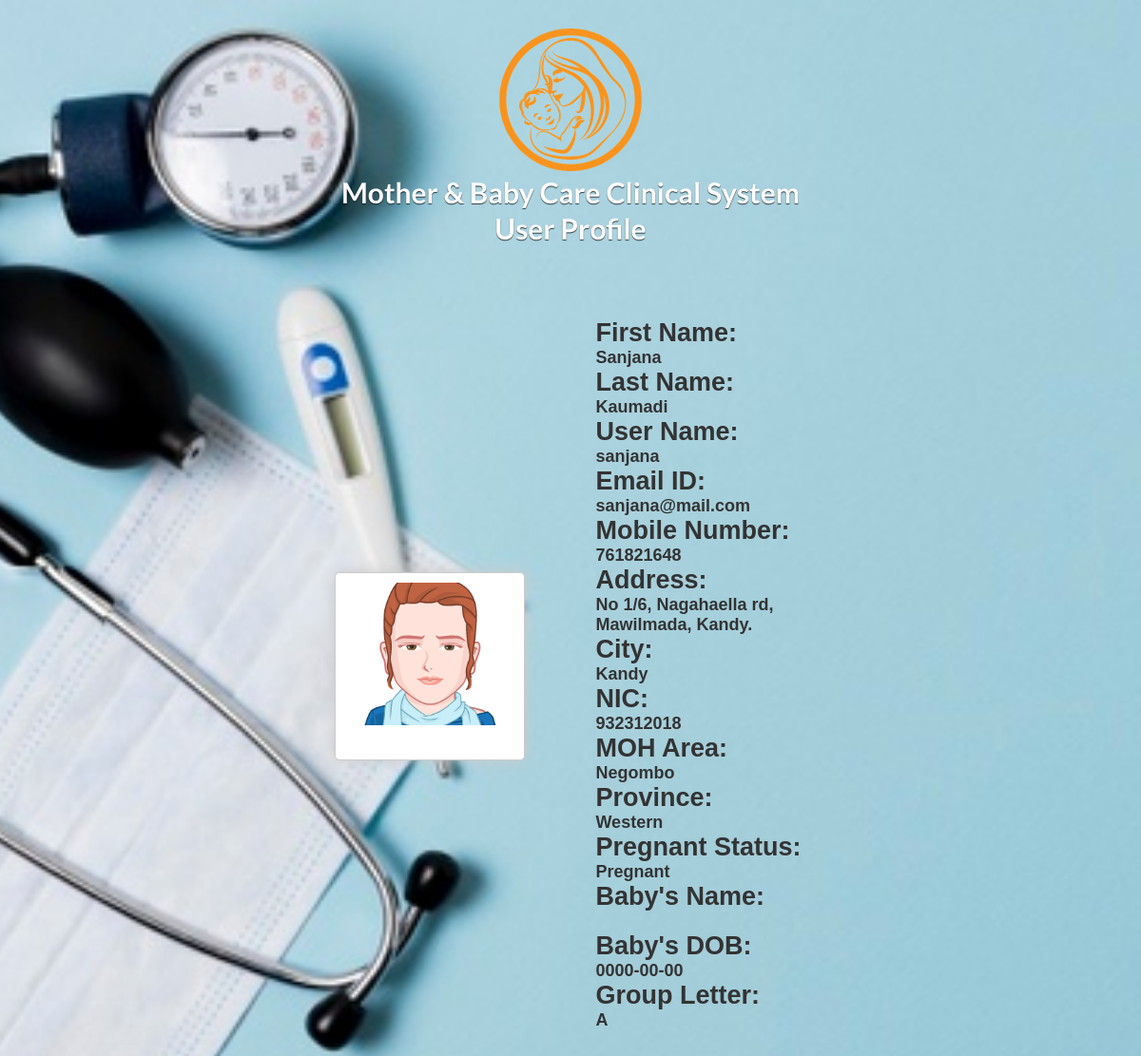
The page /mother/profile/index.php on the database its author committed.
### tables this page shows
CREATE TABLE IF NOT EXISTS `mother_register` (
`sid` int(9) NOT NULL,
  `First_Name` varchar(50) NOT NULL,
  `Last_Name` varchar(40) NOT NULL,
  `userName` varchar(40) NOT NULL,
  `pass` varchar(40) NOT NULL,
  `Email_Id` varchar(100) NOT NULL,
  `Mobile_Number` int(10) NOT NULL,
  `Address` varchar(100) NOT NULL,
  `City` varchar(20) NOT NULL,
  `nic` varchar(15) NOT NULL,
  `cid` varchar(10) NOT NULL,
  `mid` varchar(10) NOT NULL,
  `moh` varchar(50) NOT NULL,
  `pregnent` varchar(50) NOT NULL,
  `province` varchar(50) NOT NULL,
  `b_name` varchar(150) DEFAULT NULL,
  `b_dateofbirth` date DEFAULT NULL,
  `group_ltr` varchar(1) NOT NULL DEFAULT 'A'
);

### mother/profile/index.php (the view, shortened to what this page needs)
<!DOCTYPE html>
<html lang="en">
	    <head>
        <link rel="stylesheet" type="text/css" href="css/style.css" />
		<link href="css/style1.css" rel="stylesheet" type="text/css">
    </head>
    <body>
        <div class="container">
			<header>
		<a href="../panel/index.php"><img src="images/logo.png" width="150px" height="150px"/></a>
		<h1><strong><b>Mother & Baby Care Clinical System</strong></h1>
				<h1> <strong> User Profile </strong> </h1>
			</header>
			<center>
	<p>&nbsp;</p>
    <p>&nbsp; </p>
			  <?php
	$conn=mysqli_connect('localhost','root','','m&bc');
	$query="SELECT * FROM mother_register;";
		$respond = mysqli_query($conn,$query);
		$respond = mysqli_fetch_assoc($respond);
?>
    <table width="500" border="0">
      <tr>
        <td width="2">
		<div class="vpb_profile_photo_wrapper">
          <img src="images/avatar2.png" alt="" width="150" style="min-height:150px; height:auto;-webkit-border-radius: 5px;-moz-border-radius: 5px;border-radius: 5px;" border="0" /><br clear="all" />
          <br />
          <br />
        </div>
		</td>
        <td width="4">
		<div>
          <br />
           <div style=" font-family:Verdana, Geneva, sans-serif;font-size:18px;">
		 <h2>First Name:</h2> <?php echo $respond['First_Name']; ?><br/>
		  <h2>Last Name:</h2> <?php echo $respond['Last_Name']; ?><br/>
		  <h2>User Name:</h2> <?php echo $respond['userName']; ?><br/>
		  <h2>Email ID:</h2> <?php echo $respond['Email_Id']; ?><br/>
		  <h2>Mobile Number:</h2> <?php echo $respond['Mobile_Number']; ?><br/>
		  <h2>Address:</h2> <?php echo $respond['Address']; ?><br/>
		  <h2>City:</h2> <?php echo $respond['City']; ?><br/>
		  <h2>NIC:</h2> <?php echo $respond['nic']; ?><br/>
		  <h2>MOH Area:</h2> <?php echo $respond['moh']; ?><br/>
		  <h2>Province:</h2> <?php echo $respond['province']; ?><br/>
		  <h2>Pregnant Status:</h2> <?php echo $respond['pregnent']; ?><br/>
		  <h2>Baby's Name:</h2> <?php echo $respond['b_name']; ?><br/>
		  <h2>Baby's DOB:</h2> <?php echo $respond['b_dateofbirth']; ?><br/>
		  <h2>Group Letter:</h2> <?php echo $respond['group_ltr']; ?>
		  </div>
        </div>
		</td>
 </table>
    <p>&nbsp;</p>
    </body>
    </html>

### mother/profile/css/style.css (style rules this page uses)
*, *:after, *:before { -webkit-box-sizing: border-box; -moz-box-sizing: border-box; -ms-box-sizing: border-box; -o-box-sizing: border-box; box-sizing: border-box; padding: 0; margin: 0; }
.vpb_profile_photo_wrapper { width:200px; border: solid 1px #cbcbcb; background-color: #FFF; box-shadow: 0 0 15px #cbcbcb; -moz-box-shadow: 0 0 15px #cbcbcb; -webkit-box-shadow: 0 0 15px #cbcbcb; -webkit-border-radius: 5px;-moz-border-radius: 5px;border-radius: 5px; padding:10px; padding-left:20px; padding-right:20px; font-family:Verdana, Geneva, sans-serif; font-size:11px; text-align:center; float:left; }

### mother/profile/css/style1.css (style rules this page uses)
.vpb_profile_photo_wrapper { width:200px; border: solid 1px #cbcbcb; background-color: #FFF; box-shadow: 0 0 15px #cbcbcb; -moz-box-shadow: 0 0 15px #cbcbcb; -webkit-box-shadow: 0 0 15px #cbcbcb; -webkit-border-radius: 5px;-moz-border-radius: 5px;border-radius: 5px; padding:10px; padding-left:20px; padding-right:20px; font-family:Verdana, Geneva, sans-serif; font-size:11px; text-align:center; float:left; }
a { text-decoration:none; }

### mother/profile/css/demo.css (style rules this page uses)
html { height: 100%; }
body { font-family: 'Lato', Calibri, Arial, sans-serif; background: #ddd url(../images/bg.jpg) repeat top left; font-weight: 300; font-size: 15px; color: #333; -webkit-font-smoothing: antialiased; overflow-y: scroll; overflow-x: hidden; }
a { color: #555; text-decoration: none; }
.container { width: 100%; position: relative; }
.container > header { margin: 10px; padding: 20px 10px 10px 10px; position: relative; display: block; text-shadow: 1px 1px 1px rgba(0,0,0,0.2); text-align: center; }
.container > header h1 { font-size: 30px; line-height: 38px; margin: 0; position: relative; font-weight: 300; color: #666; text-shadow: 0 1px 1px rgba(255,255,255,0.6); }

### mother/profile/index.php (style rules this page uses)
body { background: #7f9b4e url(images/docbg3.jpg) repeat center top; -webkit-background-size: cover; -moz-background-size: cover; background-size: cover; }
.container > header h1, .container > header h2 { color: #fff; text-shadow: 0 1px 1px rgba(0,0,0,0.7); }

### rows shown on the page
mother_register: First_Name "Sanjana", Last_Name "Kaumadi", userName "sanjana", Email_Id "sanjana@mail.com", Mobile_Number "761821648", Address "No 1/6, Nagahaella rd, Mawilmada, Kandy.", City "Kandy", nic "932312018", moh "Negombo", province "Western", pregnent "Pregnant", b_dateofbirth "0000-00-00", group_ltr "A"
